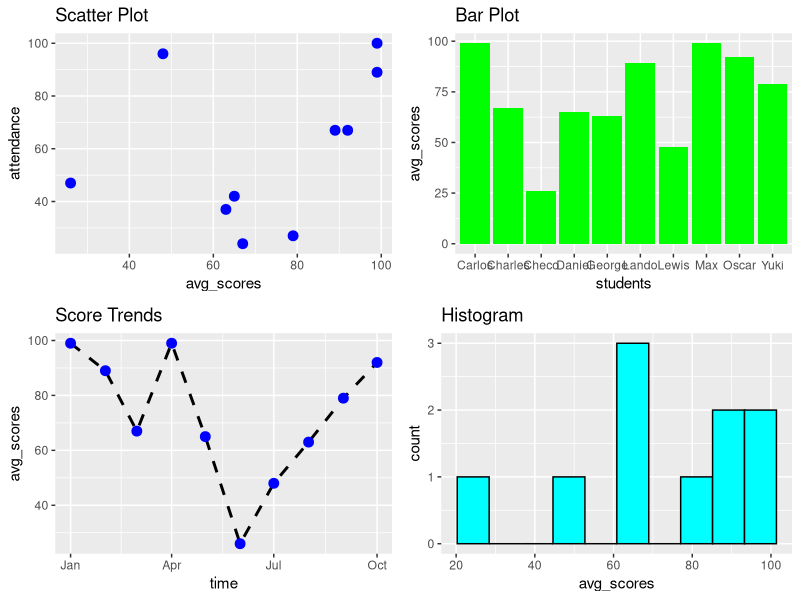

Write the R code that produced this figure.
library(ggplot2)
library(gridExtra)

students <- c("Max", "Lando", "Charles", "Carlos", "Daniel",
              "Checo", "Lewis", "George", "Yuki", "Oscar")
avg_scores <- c(99, 89, 67, 99, 65, 26, 48, 63, 79, 92)
attendance <- c(100, 67, 24, 89, 42, 47, 96, 37, 27, 67)

student_data <- data.frame(students, avg_scores, attendance)

print(student_data)

# scatter plot of average scores vs attendance
scplot <- ggplot(student_data, aes(x=avg_scores, y=attendance)) + geom_point(size=3, color="blue") + labs(title="Scatter Plot")

# bar plot of average scores of every student
bplot <- ggplot(student_data, aes(x=students, y=avg_scores)) + geom_bar(stat="identity", fill="green") + labs(title="Bar Plot")

student_data$time <- seq(as.Date("2021-01-01"), by="month", length.out=10)

# line plot of score trends
lplot <- ggplot(student_data, aes(x=time, y=avg_scores)) + geom_line(linetype=2, size=1) + labs(title="Score Trends") + geom_point(color="blue", size=3)

# histogram of scores
hplot <- ggplot(student_data, aes(x=avg_scores)) + geom_histogram(bins=10, color="black", fill="cyan") + labs(title="Histogram")

grid.arrange(scplot, bplot, lplot, hplot)
